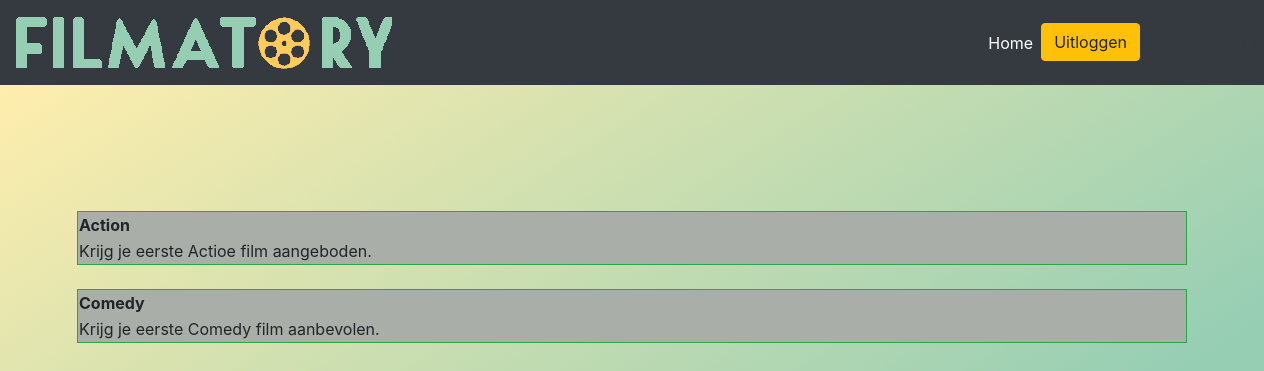
The page /Views/Achievements.php (signed in) on the database its author committed.
### tables this page shows
CREATE TABLE `achievement_user` (
  `AchievementId` int(50) NOT NULL,
  `UserId` int(50) NOT NULL,
  `Done` tinyint(1) NOT NULL
);

CREATE TABLE `achievement` (
  `Id` int(11) NOT NULL,
  `AchievementName` varchar(50) NOT NULL,
  `AchievementDiscription` varchar(255) NOT NULL
);

### Functions/Datalayer/AchievementDatabase.php (called while the page is built, shortened)
<?php
class AchievementDatabase
{
    private $conn;
    public function __construct()
    {
        require_once 'Database.php';
        $database = new Database();
        $this->conn = $database->getConnection();
    }
    public function GetAllAchievementUser($id)
    {
        $lijst = array();
        $query = "Select achievement.Id, achievement.AchievementName, achievement.AchievementDiscription, achievement_user.Done
        from achievement_user
        left JOIN achievement on achievement_user.AchievementId = achievement.Id
        where achievement_user.UserId = $id";
        $stm = $this->conn->prepare($query);
        if ($stm->execute()) {
            $result = $stm->fetchAll(PDO::FETCH_OBJ);
            foreach ($result as $item) {
                $entAchievement = new EntAchievement($item->Id, $item->AchievementName, $item->AchievementDiscription, $item->Done);
                array_push($lijst, $entAchievement);
            }
            return $lijst;
        } else {
            echo "oef foutje";
        }
    }
}

### Functions/Datalayer/Database.php (called while the page is built, shortened)
<?php
class Database
{
    private $host = 'localhost';
    private $db_name = 'filmatory';
    private $username = 'root';
    private $password = '';
    public function getConnection()
    {
        $this->conn = null;
        try {
            $this->conn = new PDO('mysql:host=' . $this->host . ';dbname=' . $this->db_name . ';port=3306', $this->username, $this->password);
        } catch (\PDOException $exception) {
            echo 'Connection error: ' . $exception->getMessage();
        }
        return $this->conn;
    }
}
?>

### Functions/Controller/AchievementController.php (called while the page is built, shortened)
<?php
require '../Functions/Datalayer/AchievementDatabase.php';
class AchievementController
{
    private $db;
    public function __construct()
    {
        $this->db = new AchievementDatabase();
    }
    public function GetAllAchievements($Id)
    {
        $lijst = $this->db->GetAllAchievementUser($Id);
        return $lijst;
    }
}

### Functions/Models/EntAchievement.php (called while the page is built, shortened)
<?php
class EntAchievement
{
    public $AchievementName;
    public $AchievementDiscription;
    public $ADone;
    public function __construct($id, $AchievementName, $AchievementDiscription, $ADone)
    {
        $this->AchievementName = $AchievementName;
        $this->AchievementDiscription = $AchievementDiscription;
        $this->ADone = $ADone;
    }
    public function getAchievementName()
    {
        return $this->AchievementName;
    }
    public function getAchievementDiscription()
    {
        return $this->AchievementDiscription;
    }
    public function getADone()
    {
        return $this->ADone;
    }
}

### Views/Achievements.php (the view, shortened to what this page needs)
<?php
if (isset($_SESSION["UserId"])) {
    $UserID = $_SESSION["UserId"];
} else {
    header("Location: Inloggen.php");
}
require "Menu.php";
?>
<div class="container" style="margin-top: 10%">
    <?php
    include '../functions/controller/AchievementController.php';
    include '../functions/Models/EntAchievement.php';
    $AchievementController = new AchievementController();
    $Achievements = $AchievementController->GetAllAchievements($UserID);
    foreach ($Achievements as $item) {
        $AchievementDone = $item->getADone();
        if($AchievementDone == 1){
            $BorderGehaald= "border-success";
        }
        else{
            $BorderGehaald ="border-warning";
        }
        echo '<table class="border  '.$BorderGehaald.'" style="width: 100%; background-color: #a9aea9">';
        echo '<tr>';
        echo '<td>';
        echo '<b>' . $AchievementName = $item->getAchievementName() . '</b>';
        echo '</td>';
        echo '</tr>';
        echo '<tr>';
        echo '<td>';
        echo $AchievementDesc = $item->getAchievementDiscription();
        echo '</td>';
        echo '</tr>';
        echo '</table>';
    }
    ?>
</div>

### assests/styling/main.css (style rules this page uses)
html, body { width: 100%; height: 100%; margin: 0; padding: 0; background: linear-gradient(to top left, #96ceb4 30%, #ffeead 95%); }

### rows shown on the page
achievement_user: AchievementId.AchievementName "Action", AchievementId.AchievementDiscription "Krijg je eerste Actioe film aangeboden."
achievement_user: AchievementId.AchievementName "Comedy", AchievementId.AchievementDiscription "Krijg je eerste Comedy film aanbevolen."
